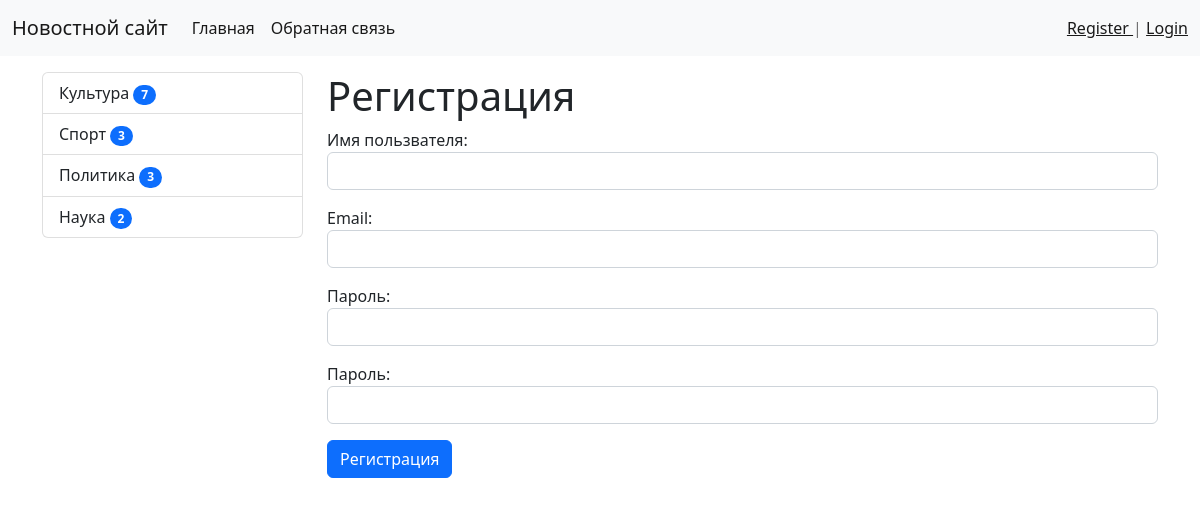
Screenshot of /register/ with the database file from the repository.
### news/models.py (models this page shows, shortened)
class Category(models.Model):
    title = models.CharField(max_length=150, db_index=True, verbose_name='Наименование категорий')
    def get_absolute_url(self):
        return reverse('category', kwargs={'category_id': self.pk})
    class Meta:
        verbose_name = 'Категорий'
        verbose_name_plural = 'Категорий'
        ordering = ['title']

### news/views.py (the view)
# urls.py: path('register/', register, name='register'),
def register(request):
    if request.method == 'POST':
        form = UserRegisterForm(request.POST)
        if form.is_valid():
            user = form.save()
            login(request, user)
            messages.success(request, 'Вы успешно зарегистрировались')
            return redirect('home')
        else:
            messages.error(request, 'Ошибка регистраций')
    else:
        form = UserRegisterForm()
    return render(request, 'news/register.html', {"form": form})

### news/forms.py
class UserRegisterForm(UserCreationForm):
    username = forms.CharField(label='Имя пользвателя', widget=forms.TextInput(attrs={"class": "form-control"}))
    password1 = forms.CharField(label='Пароль', widget=forms.PasswordInput(attrs={"class": "form-control"}))
    password2 = forms.CharField(label='Пароль', widget=forms.PasswordInput(attrs={"class": "form-control"}))
    email = forms.EmailField(label='Email', widget=forms.EmailInput(attrs={"class": "form-control"}))
    class Meta:
        model = User
        fields = ('username', 'email', 'password1', 'password2')

### news/templatetags/news_tags.py (called while the page is built)
@register.inclusion_tag('news/list_categories.html')
def show_categories():
    categories = Category.objects.annotate(cnt=Count('news', filter=F('news__is_published'))).filter(cnt__gt=0)
    return {'categories': categories}

### news/templates/news/register.html (shortened to what this page needs)
{% extends 'base.html' %}
{% block sidebar %}
    {% include 'inc/_sidebar.html' %}
{% endblock %}
{% block content %}
    <h1>Регистрация</h1>
    <form method="post">
        {{ form.as_p }}
        <button type="submit" class="btn btn-primary btn-block">Регистрация</button>
    </form>
{% endblock %}

### news/templates/news/list_categories.html
<div class="list-group">
    {% for item in categories %}
        <a href="{{ item.get_absolute_url }}" class="list-group-item list-group-item-action">
            {{ item.title }}
             <span class="badge bg-primary rounded-pill">{{ item.cnt }}</span>
        </a>
    {% endfor %}
</div>

### rows the page displays
Category: title "Культура", cnt "7"
Category: title "Спорт", cnt "3"
Category: title "Политика", cnt "3"
Category: title "Наука", cnt "2"
